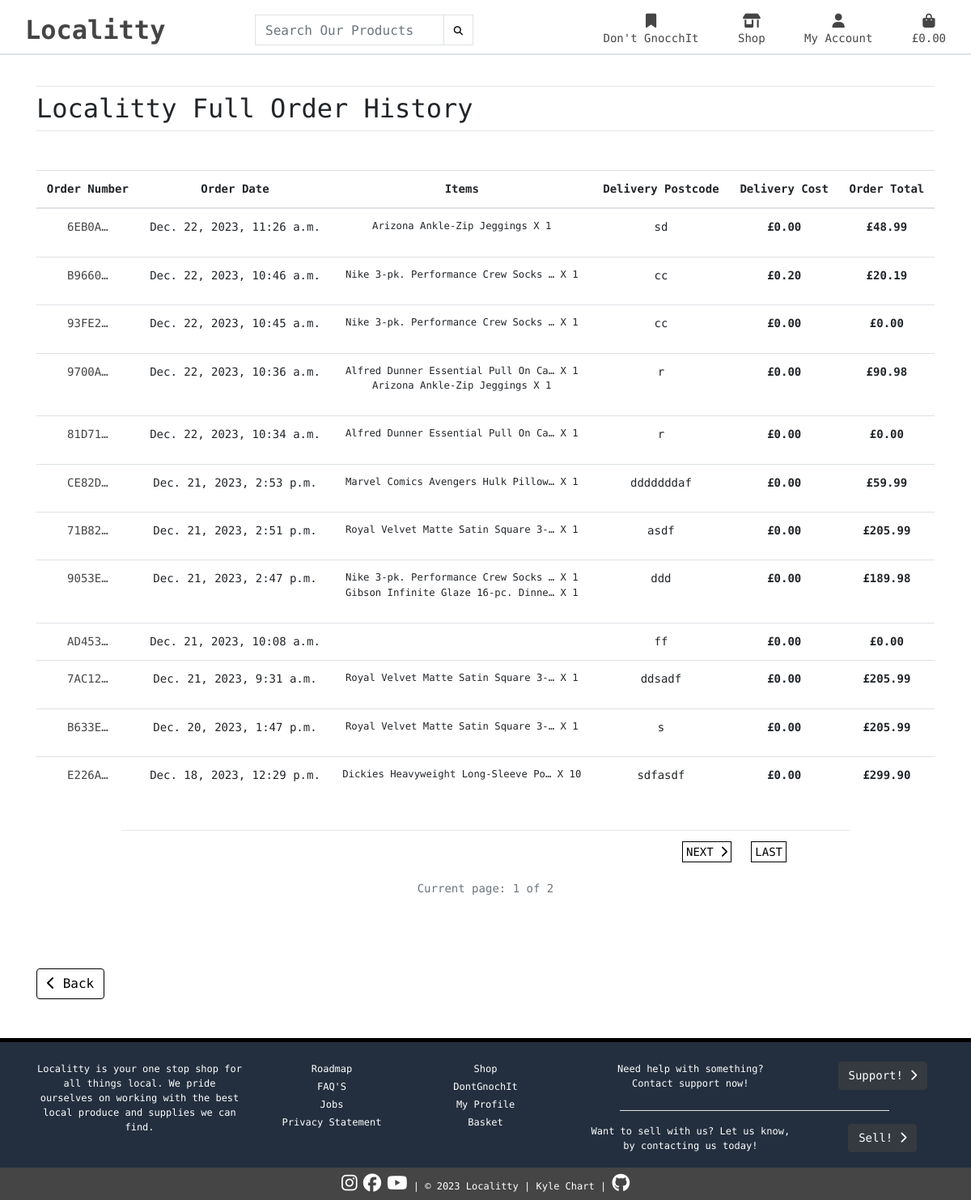
The page /profile/order-history/ (signed in) on the database its author committed.
### checkout/models.py (models this page shows, shortened)
class Order(models.Model):
    order_number = models.CharField(max_length=32, null=False, editable=False)
    user_profile = models.ForeignKey(
        UserProfile, on_delete=models.SET_NULL, null=True, blank=True, related_name='orders')
    full_name = models.CharField(max_length=50, null=False, blank=False)
    email = models.EmailField(max_length=254, blank=False, null=False)
    phone_number = models.CharField(max_length=20, null=False, blank=False)
    country = CountryField(blank_label='Country *', null=False, blank=False)
    postcode = models.CharField(max_length=20, null=True, blank=True)
    town_or_city = models.CharField(max_length=40, null=False, blank=False)
    street_address1 = models.CharField(max_length=80, null=False, blank=False)
    street_address2 = models.CharField(max_length=80, null=True, blank=True)
    county = models.CharField(max_length=80, null=True, blank=True)
    date = models.DateTimeField(auto_now_add=True)
    delivery_cost = models.DecimalField(
        max_digits=6, decimal_places=2, null=False, default=0)
    order_total = models.DecimalField(
        max_digits=10, decimal_places=2, null=False, default=0)
    grand_total = models.DecimalField(
        max_digits=10, decimal_places=2, null=False, default=0)
    original_bag = models.TextField(null=False, blank=False, default='')
    stripe_pid = models.CharField(
        max_length=254, null=False, blank=False, default='')
    class Meta:
        verbose_name_plural = 'Order'

class NewItem(models.Model):
    order = models.ForeignKey(
        Order, null=False, blank=False, on_delete=models.CASCADE, related_name='newitem')
    product = models.ForeignKey(
        Product, null=False, blank=False, on_delete=models.CASCADE)
    quantity = models.IntegerField(null=False, blank=False, default=0)
    newitem_total = models.DecimalField(
        max_digits=6, decimal_places=2, null=False, blank=False, editable=False)
    class Meta:
        verbose_name_plural = 'New Item'

### products/models.py (models this page shows)
class Product(models.Model):
    category = models.ForeignKey(
        'Category', null=True, blank=True, on_delete=models.SET_NULL)
    sku = models.CharField(max_length=254, blank=True, null=True)
    name = models.CharField(max_length=180, null=True, blank=True)
    description = models.TextField()
    rating = models.DecimalField(max_digits=6, decimal_places=2)
    price = models.DecimalField(max_digits=6, decimal_places=2)
    image_url = models.URLField(max_length=1024, blank=True, null=True)
    image = models.ImageField(blank=True, null=True)
    class Meta:
        verbose_name_plural = 'Products'

### profiles/views.py (the view)
# urls.py: path('order-history/', views.renderfullhistory, name='order_history'),
@login_required
def renderfullhistory(request,):
    if not request.user.is_superuser:
        messages.error(
            request, f'Sorry, you dont have access to view this page.')
        return redirect('home')
    profile = get_object_or_404(UserProfile, user=request.user)
    orders = profile.orders.all().order_by('-date')
    admin_order = Order.objects.all().order_by('-date')
    p = Paginator(orders, 6)
    page = request.GET.get('page')
    p_a = Paginator(admin_order, 12)
    page_a = request.GET.get('page')
    paginate = p.get_page(page)
    paginate_a = p_a.get_page(page_a)
    template = 'full_history.html'
    context = {
        'user': profile,
        'paginate': paginate,
        'paginate_a': paginate_a,
        'from_admin': True
    }
    return render(request, template, context)

### profiles/templates/full_history.html (shortened to what this page needs)
{% extends "base.html" %}
{% load static %}
{% block pageheader %}
    <div class="container header-container">
    </div>
{% endblock %}
{% block content %}
{% if from_admin %}
<div class="container">
    <div class="row">
        <div class="col">
            <hr class="mb-2">
                <h2 class="page-title">Localitty Full Order History</h2>
            <hr class="mt-2">
        </div>
    </div>
    <div class="row mt-3 text-center">
        <div class="col-12 mt-3">
            <div class="table-responsive">
                <table class="table table-lg order-history">
                    <thead>
                        <tr>
                            <th>Order Number</th>
                            <th>Order Date</th>
                            <th>Items</th>
                            <th>Delivery Postcode</th>
                            <th>Delivery Cost</th>
                            <th>Order Total</th>
                        </tr>
                    </thead>
                    <tbody>
                        {% for orders in paginate_a %}
                            <tr>
                                <td>
                                    <a href="{% url 'order_confirmation' orders.order_number %}" aria-label="Opens a confirmation page for the selected order" class="user-history" title="{{ order.order_number }}">{{ orders.order_number|truncatechars:6 }}</a>
                                </td>
                                <td>{{ orders.date }}</td>
                                <td>
                                    <ul class="list-unstyled">
                                        {% for item in orders.newitem.all %}
                                            <li class="small">
                                                {{ item.product.name|truncatechars:35 }} X {{ item.quantity }}
                                            </li>
                                        {% endfor %}
                                    </ul>
                                </td>
                                <td>{{ orders.postcode }}</td>
                                <td><strong>£{{ orders.delivery_cost }}</strong></td>
                                <td><strong>£{{ orders.grand_total }}</strong></td>
                            </tr>
                        {% endfor %}
                    </tbody>
                </table>
           </div>
        </div>
    </div>
</div>
<hr class="w-75">
<div class="row text-center">
    <div class="col-6">
    </div>
    <div class="col-6 align-self-end">
        {% if paginate_a.has_next %}
        <div class="col-12 mr-5">
            <a href="?page={{paginate_a.next_page_number}}" class="btn-paginate p-1 mr-3">NEXT <i class="fas fa-chevron-right"></i></a>
            <a href="?page={{paginate_a.paginator.num_pages}}" class="btn-paginate p-1">LAST</a>
        </div>
        {% endif %}
    </div>
</div>
<div class="row">
    <div class="col-12 text-center mt-4">
        <p class="text-muted">Current page: {{ paginate_a.number }} of {{ paginate_a.paginator.num_pages }}</p>
    </div>
</div>
<div class="row mt-4 mb-5">
    <div class="container mt-5">
        <a href="{% url 'profile' %}" aria-label="Send the user back to the profiles page" class="btn btn-outline-black"><i class="fas fa-chevron-left"></i> Back</a>
    </div>
</div>
{% endif %}
{% endblock %}

### static/css/base.css (style rules this page uses)
html { height: 100%; }
body { font-family: 'Roboto Mono', monospace, sans-serif, 'Times New Roman', Times, serif; min-height: 100vh; padding: 0; height: calc(100vh - 90px); font-size: 14px; }
a { color: #444544; text-decoration: none; }
.order-history { max-height: 400px; overflow-y: auto; }
.btn-paginate { background: white; color: black !important; border: 1px solid black; padding: 3px 2px 3px 2px; }
.btn-outline-black { background: white; color: black !important; border: 1.5px solid black; }
@media (min-width: 992px) { .header-container { padding-top: 90px; } }

### rows shown on the page
Order: order_number "6EB0A…", date "Dec. 22, 2023, 11:26 a.m.", postcode "sd", delivery_cost "0.00", grand_total "48.99"
NewItem: product.name "Arizona Ankle-Zip Jeggings", quantity "1"
Order: order_number "B9660…", date "Dec. 22, 2023, 10:46 a.m.", postcode "cc", delivery_cost "0.20", grand_total "20.19"
NewItem: product.name "Nike 3-pk. Performance Crew Socks …", quantity "1"
Order: order_number "93FE2…", date "Dec. 22, 2023, 10:45 a.m.", postcode "cc", delivery_cost "0.00", grand_total "0.00"
NewItem: product.name "Nike 3-pk. Performance Crew Socks …", quantity "1"
Order: order_number "9700A…", date "Dec. 22, 2023, 10:36 a.m.", postcode "r", delivery_cost "0.00", grand_total "90.98"
NewItem: product.name "Alfred Dunner Essential Pull On Ca…", quantity "1"
NewItem: product.name "Arizona Ankle-Zip Jeggings", quantity "1"
Order: order_number "81D71…", date "Dec. 22, 2023, 10:34 a.m.", postcode "r", delivery_cost "0.00", grand_total "0.00"
NewItem: product.name "Alfred Dunner Essential Pull On Ca…", quantity "1"
Order: order_number "CE82D…", date "Dec. 21, 2023, 2:53 p.m.", postcode "dddddddaf", delivery_cost "0.00", grand_total "59.99"
NewItem: product.name "Marvel Comics Avengers Hulk Pillow…", quantity "1"
Order: order_number "71B82…", date "Dec. 21, 2023, 2:51 p.m.", postcode "asdf", delivery_cost "0.00", grand_total "205.99"
NewItem: product.name "Royal Velvet Matte Satin Square 3-…", quantity "1"
Order: order_number "9053E…", date "Dec. 21, 2023, 2:47 p.m.", postcode "ddd", delivery_cost "0.00", grand_total "189.98"
NewItem: product.name "Nike 3-pk. Performance Crew Socks …", quantity "1"
NewItem: product.name "Gibson Infinite Glaze 16-pc. Dinne…", quantity "1"
Order: order_number "AD453…", date "Dec. 21, 2023, 10:08 a.m.", postcode "ff", delivery_cost "0.00", grand_total "0.00"
Order: order_number "7AC12…", date "Dec. 21, 2023, 9:31 a.m.", postcode "ddsadf", delivery_cost "0.00", grand_total "205.99"
NewItem: product.name "Royal Velvet Matte Satin Square 3-…", quantity "1"
Order: order_number "B633E…", date "Dec. 20, 2023, 1:47 p.m.", postcode "s", delivery_cost "0.00", grand_total "205.99"
NewItem: product.name "Royal Velvet Matte Satin Square 3-…", quantity "1"
Order: order_number "E226A…", date "Dec. 18, 2023, 12:29 p.m.", postcode "sdfasdf", delivery_cost "0.00", grand_total "299.90"
NewItem: product.name "Dickies Heavyweight Long-Sleeve Po…", quantity "10"

### other values the page prints
{{ paginate_a.number }} "1"
{{ paginate_a.paginator.num_pages }} "2"
